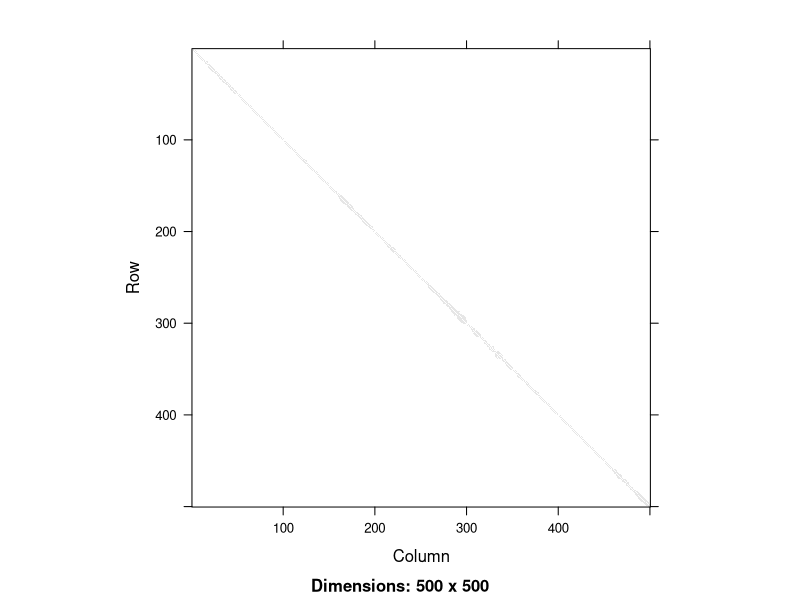
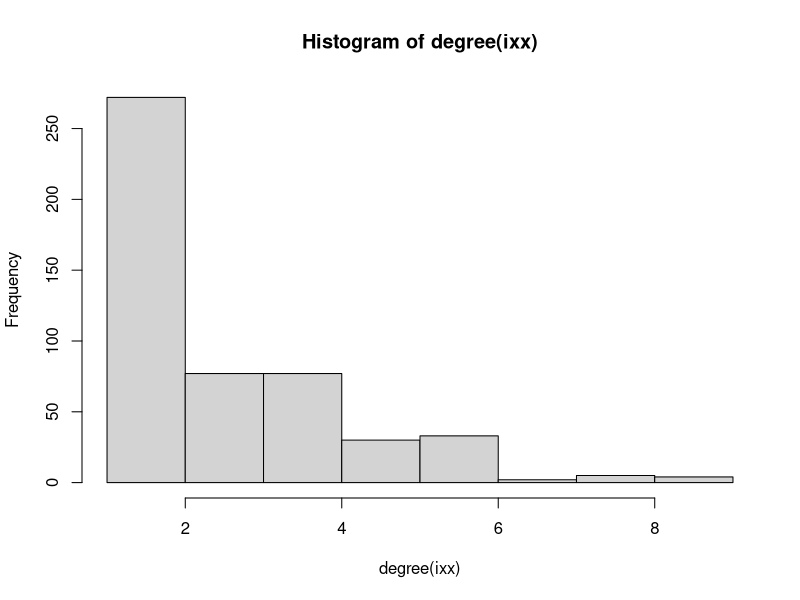

Recreate these plots in R, in order.


xx_banded_net <- function(rho, px) { 
  #banded correlation matrix
  library(Matrix)
  #create list of matrices
  block <- function(r) { 
    xx_sigma <- matrix(rho[r], px[r],px[r])
    for (i  in 1:px)
      for (j in 1:px) { 
        xx_sigma[i,j] <-  xx_sigma[i,j]^(abs(i - j))
      }
    xx_sigma
  }
  lmat <- lapply(seq_along(rho), block)
  xx_sigma <- as.matrix(bdiag(lmat))
  #get inverse
  xx_sigma_inv <- solve(xx_sigma)
  #make symmetric after small round-off errors in inverse
  xx_sigma_inv_sym <- (xx_sigma_inv + t(xx_sigma_inv))/2
  #drop the small error
  xx_sigma_inv_sym[abs(xx_sigma_inv_sym) < .Machine$double.eps] <- 0
  #assure that the differences are negligible after symmetry step
  stopifnot(all.equal(xx_sigma_inv_sym, xx_sigma_inv))
  #assure precision/sigma are p.d.
  library(matrixcalc)
  stopifnot(is.positive.definite(xx_sigma_inv_sym))
  stopifnot(is.positive.definite(xx_sigma))

  xx_adj <- (abs(xx_sigma_inv_sym) > 0) + 0
  diag(xx_adj) <- 0
  #Summary
  nxx <- sum(abs(xx_sigma_inv_sym[upper.tri(xx_sigma_inv_sym)]) > .Machine$double.eps)
  message("Number of conditionally dependent edges between X--X: ", nxx)
  message("Min. diagonal of X--X precision: ", min(diag(xx_sigma_inv_sym)))
  message("Max. diagonal of X--X precision: ", max(diag(xx_sigma_inv_sym)))
  
#   library(Matrix)
#   image(abs(band(xx_sigma_inv_sym, -100, 100)) > .Machine$double.eps )

  list(xx_precision = xx_sigma_inv_sym, xx_sigma = xx_sigma, 
       xx_adj = xx_adj)
} 

set.seed(94627)
rho <- sample(seq(0.4, 0.6,length = 10))
px <- rep(50, 10)
xx_net <- xx_banded_net(rho = rho, px = px)
library(igraph)

library(Matrix)
image(abs(band(xx_net$xx_adj, -100, 100)) > .Machine$double.eps )

ixx <- igraph::graph_from_adjacency_matrix(adjmatrix = xx_net$xx_adj, mode  = "undirected")
#igraph::count_components(ixx)

igraph::components(ixx)

hist(degree(ixx))
